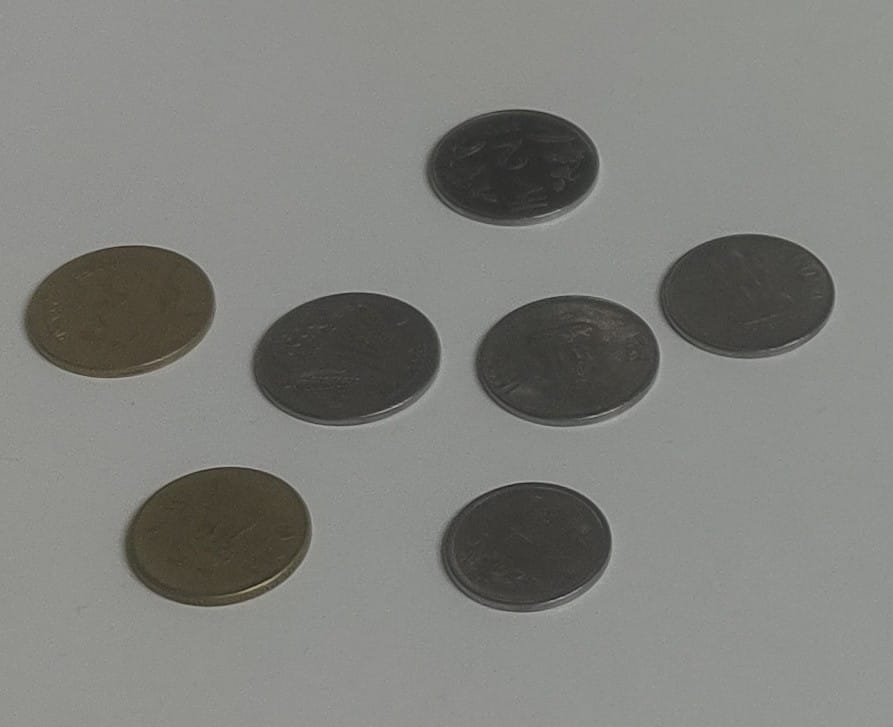
#> input picture images/image1.jpg, 893 x 727 px
$ python 2.py
#> lines starting #> are read from the running program, lines starting #| are printed output that depends on the picture; after the words box and inside, x2 and y2 are one past the last pixel; in counts of white or black regions, pixels touching at a corner belong together
# -*- coding: utf-8 -*-
"""
Created on Thu Feb 13 14:47:09 2025

@author: Yash

Segmentation using Watershed Algorithm. This does regeon-wise segementation as well as used contour detection to track the boundaries of the coins.
It then uses these boundaries to count the number of coins.
Reference taken from: https://www.geeksforgeeks.org/image-segmentation-with-watershed-algorithm-opencv-python/

"""

import cv2
import numpy as np
from IPython.display import Image, display
from matplotlib import pyplot as plt

# Plot the image
def imshow(img, ax=None):
    if ax is None:
        ret, encoded = cv2.imencode(".jpg", img)
        display(Image(encoded))
    else:
        ax.imshow(cv2.cvtColor(img, cv2.COLOR_BGR2RGB))
        ax.axis('off')

# Image loading
img = cv2.imread("images/image1.jpg")
#> img is the input picture: shape (727, 893, 3); mean B, G, R 124.8, 128.8, 128.1

# Image grayscale conversion
gray = cv2.cvtColor(img, cv2.COLOR_BGR2GRAY)

#Threshold Processing
ret, bin_img = cv2.threshold(gray,
                             0, 255,
                             cv2.THRESH_BINARY_INV + cv2.THRESH_OTSU)
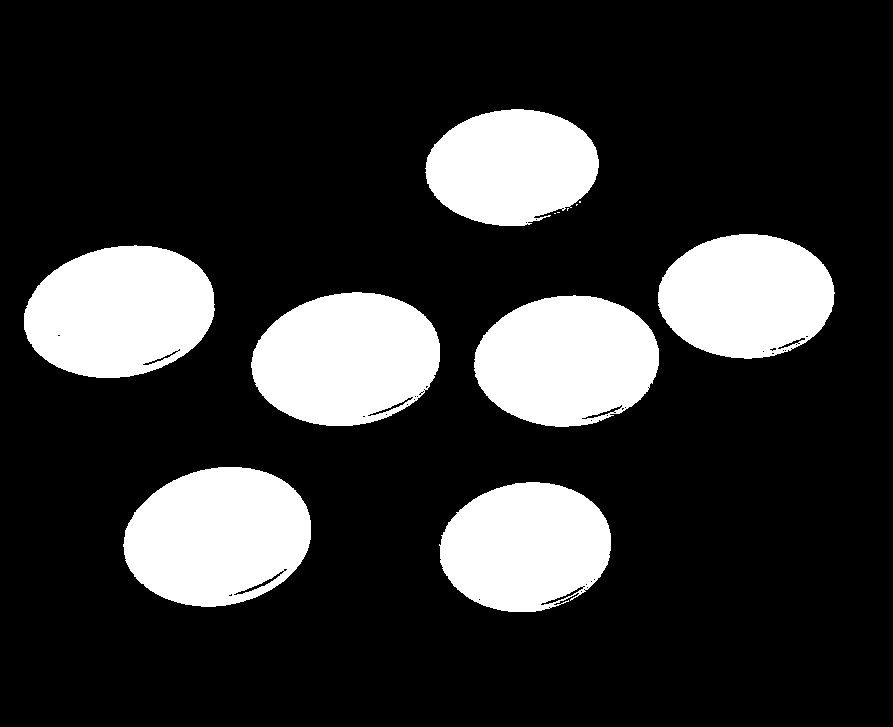
#> bin_img: shape (727, 893); 19.8% white; 12 white regions (5 under 20 px), largest, box (x1, y1, x2, y2) and area: (123, 467, 311, 607) 20308, (24, 245, 215, 378) 19668, (251, 292, 440, 426) 19644
#> ret = 104

# noise removal
kernel = cv2.getStructuringElement(cv2.MORPH_RECT, (3, 3))
bin_img = cv2.morphologyEx(bin_img,
                           cv2.MORPH_OPEN,
                           kernel,
                           iterations=2)
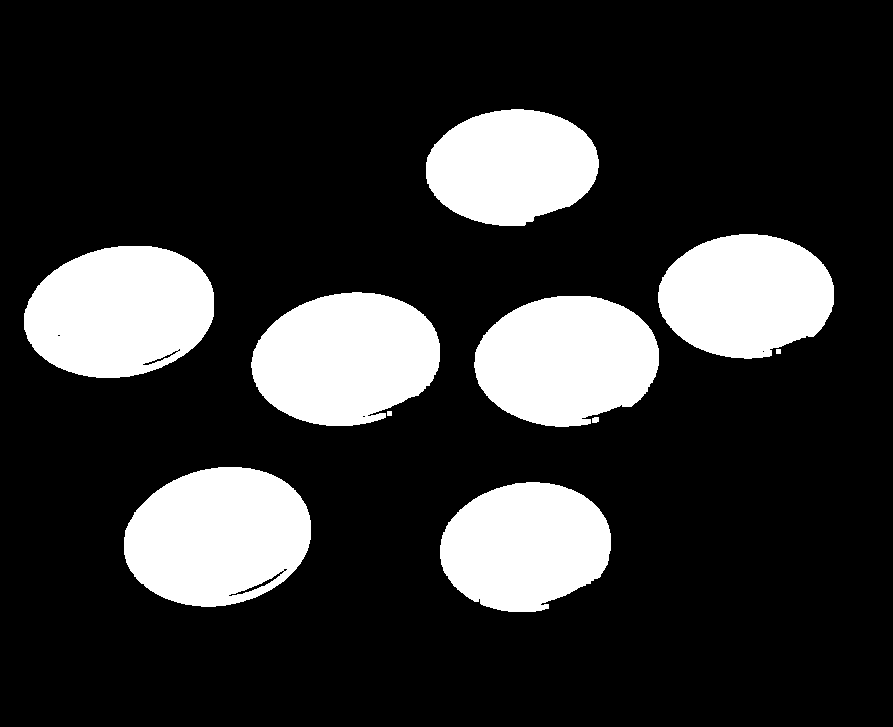
#> bin_img: shape (727, 893); 19.7% white; 10 white regions, largest, box (x1, y1, x2, y2) and area: (124, 467, 311, 607) 20302, (24, 246, 214, 378) 19660, (251, 292, 440, 426) 19440

# Create subplots with 1 row and 2 columns
#> (the run stopped early here; a loop or call above may not have finished)

$ run again, with images/sticth1.jpg copied over images/image1.jpg
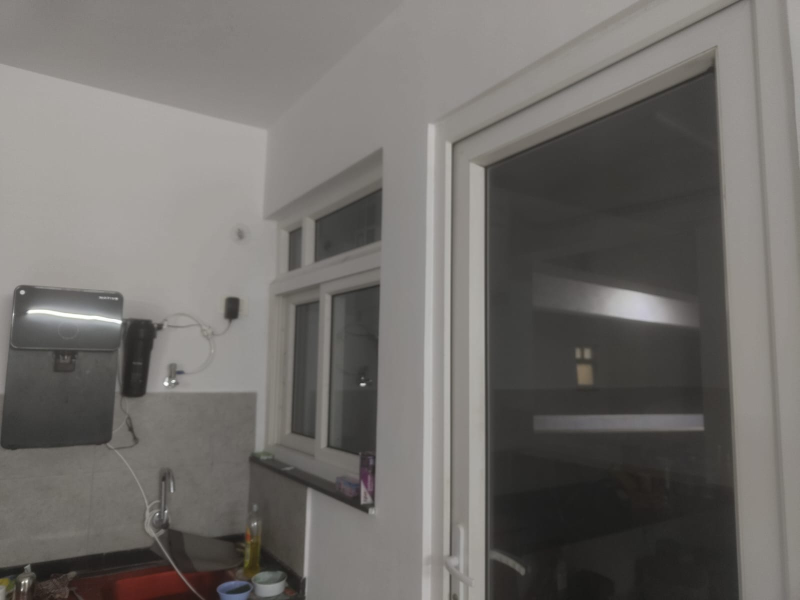
#> input picture images/sticth1.jpg, 1600 x 1200 px (shown at 1/2 size)
#> img is the input picture: shape (1200, 1600, 3); mean B, G, R 105.9, 109.2, 112.1
#> `ret, bin_img = cv2.threshold(gray, 0, 255, cv2.THRESH_BINARY_INV + cv2..`:
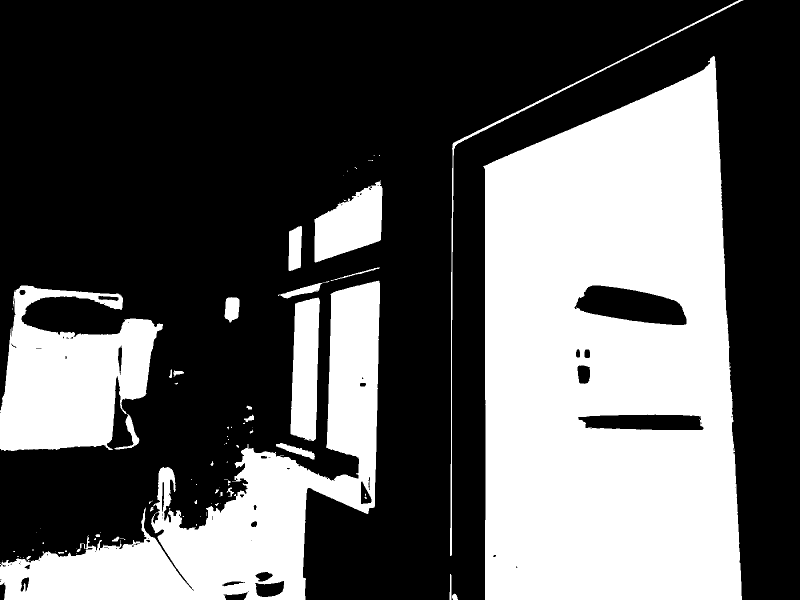
#> bin_img: shape (1200, 1600) (shown at 1/2 size); 36.3% white; 84 white regions (52 under 20 px), largest, box (x1, y1, x2, y2) and area: (966, 112, 1484, 1200) 454745, (0, 561, 760, 1200) 135886, (0, 571, 326, 902) 67078
#> ret = 98
#> `bin_img = cv2.morphologyEx(bin_img, cv2.MORPH_OPEN, kernel, iterations..`:
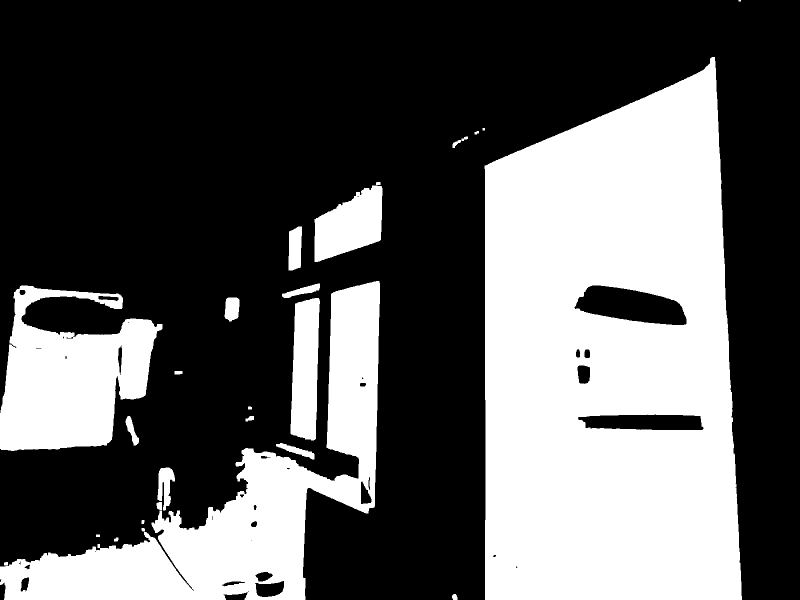
#> bin_img: shape (1200, 1600) (shown at 1/2 size); 35.9% white; 27 white regions (1 under 20 px), largest, box (x1, y1, x2, y2) and area: (969, 114, 1484, 1200) 454567, (0, 562, 760, 1200) 132363, (0, 571, 325, 902) 66723

$ run again, with images/sticth2.jpg copied over images/image1.jpg
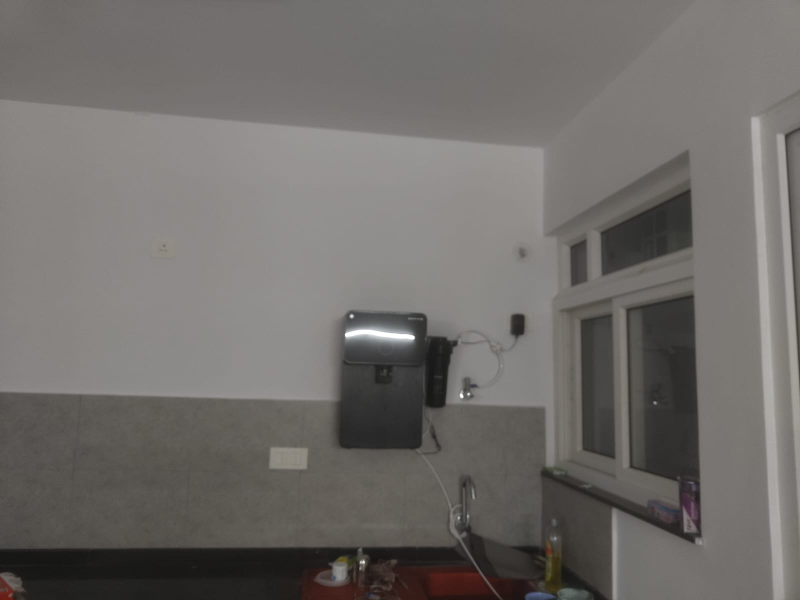
#> input picture images/sticth2.jpg, 1600 x 1200 px (shown at 1/2 size)
#> img is the input picture: shape (1200, 1600, 3); mean B, G, R 105.2, 108.3, 111.6
#> `ret, bin_img = cv2.threshold(gray, 0, 255, cv2.THRESH_BINARY_INV + cv2..`:
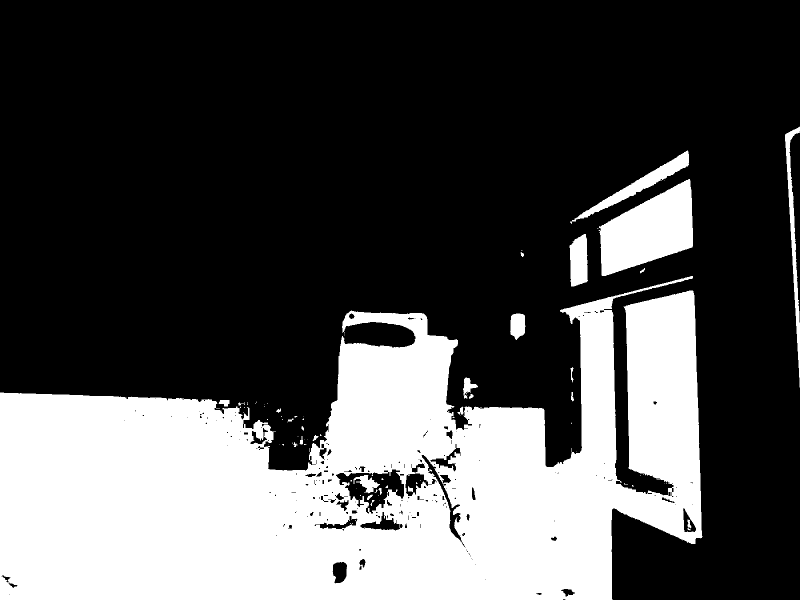
#> bin_img: shape (1200, 1600) (shown at 1/2 size); 30.9% white; 82 white regions (55 under 20 px), largest, box (x1, y1, x2, y2) and area: (0, 552, 1405, 1200) 555282, (1197, 358, 1386, 552) 22274, (1140, 301, 1378, 448) 5142
#> ret = 97
#> `bin_img = cv2.morphologyEx(bin_img, cv2.MORPH_OPEN, kernel, iterations..`:
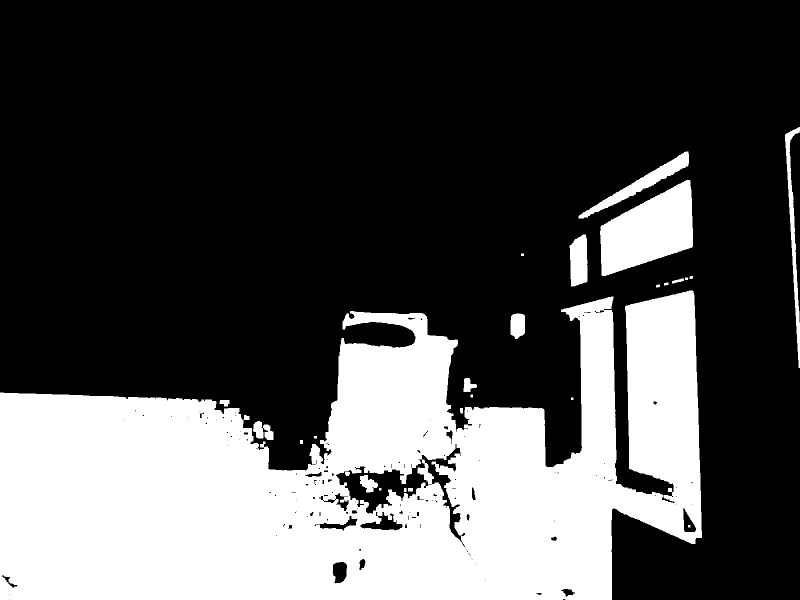
#> bin_img: shape (1200, 1600) (shown at 1/2 size); 30.7% white; 27 white regions, largest, box (x1, y1, x2, y2) and area: (0, 581, 1404, 1200) 551131, (1200, 360, 1386, 552) 22248, (1157, 303, 1378, 437) 5050
